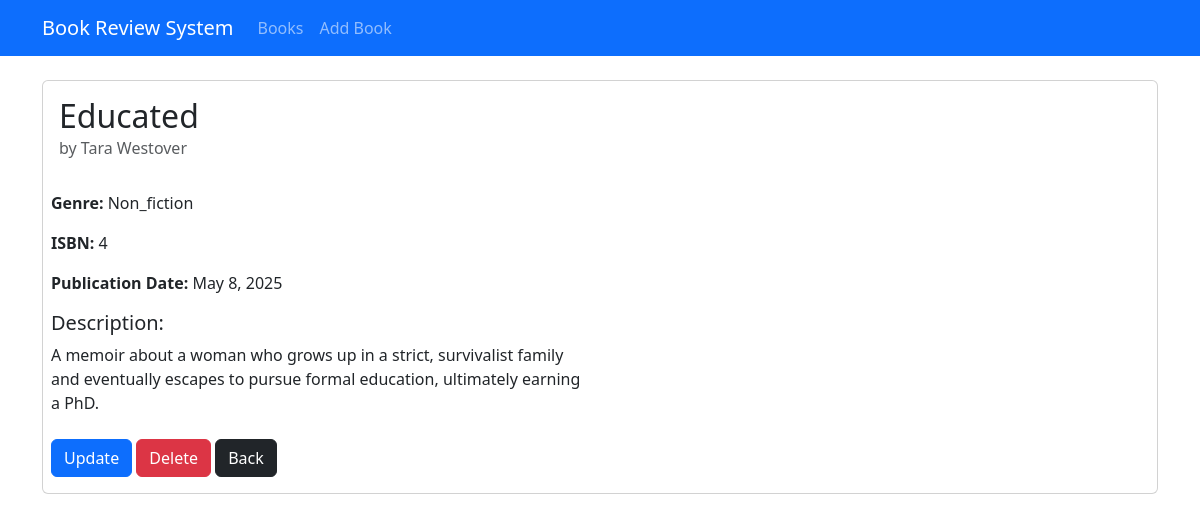
The page /b/book/15/details/ on the database its author committed.
### book/models.py (models this page shows, shortened)
class Book(models.Model):
    title = models.CharField(max_length=200)
    author = models.CharField(max_length=200)
    description = models.TextField()
    genre = models.CharField(max_length=20, choices=GENRE_CHOICES)
    isbn = models.CharField('ISBN', max_length=13, unique=True)
    publication_date = models.DateField()
    average_rating = models.DecimalField(
        max_digits=3,
        decimal_places=2,
        validators=[MinValueValidator(0),MaxValueValidator(5)],
        default=0
    )
    created_at = models.DateField(auto_now_add=True)
    updated_at = models.DateField(auto_now=True)

### book/views.py (the view)
# urls.py: path('book/<int:pk>/details/', views.book_detail, name='book_details'),
def book_detail(request, pk):
    book = Book.objects.get(pk=pk)
    return render(request, 'book/book_details.html', {'book':book})

### book/templates/book/book_details.html (shortened to what this page needs)
{% extends "book/base.html" %}
{% block content %}
<div class="card ">
    <div class="card-body">
        <h2 class="card-title">{{ book.title }}</h2>
        <h6 class="card-subtitle mb-3 text-muted">by {{ book.author }}</h6>
    </div>
    <div class="row mb-3 ps-2">
        <div class="col-md-6">
            <P><strong>Genre: </strong>{{book.genre}}</P>
            <P><strong>ISBN: </strong>{{book.isbn}}</P>
            <P><strong>Publication Date: </strong>{{book.publication_date}}</P>
            <h5>Description:</h5>
            <p class="card-text">{{book.description}}</p>
            <div class="mt-4">
                <a class="btn btn-primary" href="{% url "book_update" book.id  %}">Update</a>
                <a class="btn btn-danger" href="{% url "book_delete" book.id  %}">Delete</a>
                <a class="btn btn-dark" href="{% url "book_list" %}">Back</a>
            </div>
        </div>
    </div>
</div>
{% endblock %}

### rows shown on the page
Book: title "Educated", author "Tara Westover", genre "Non_fiction", isbn "4", publication_date "May 8, 2025", description "A memoir about a woman who grows up in a strict, survivalist family and eventually escapes to pursue formal education, ultimately earning a PhD."
